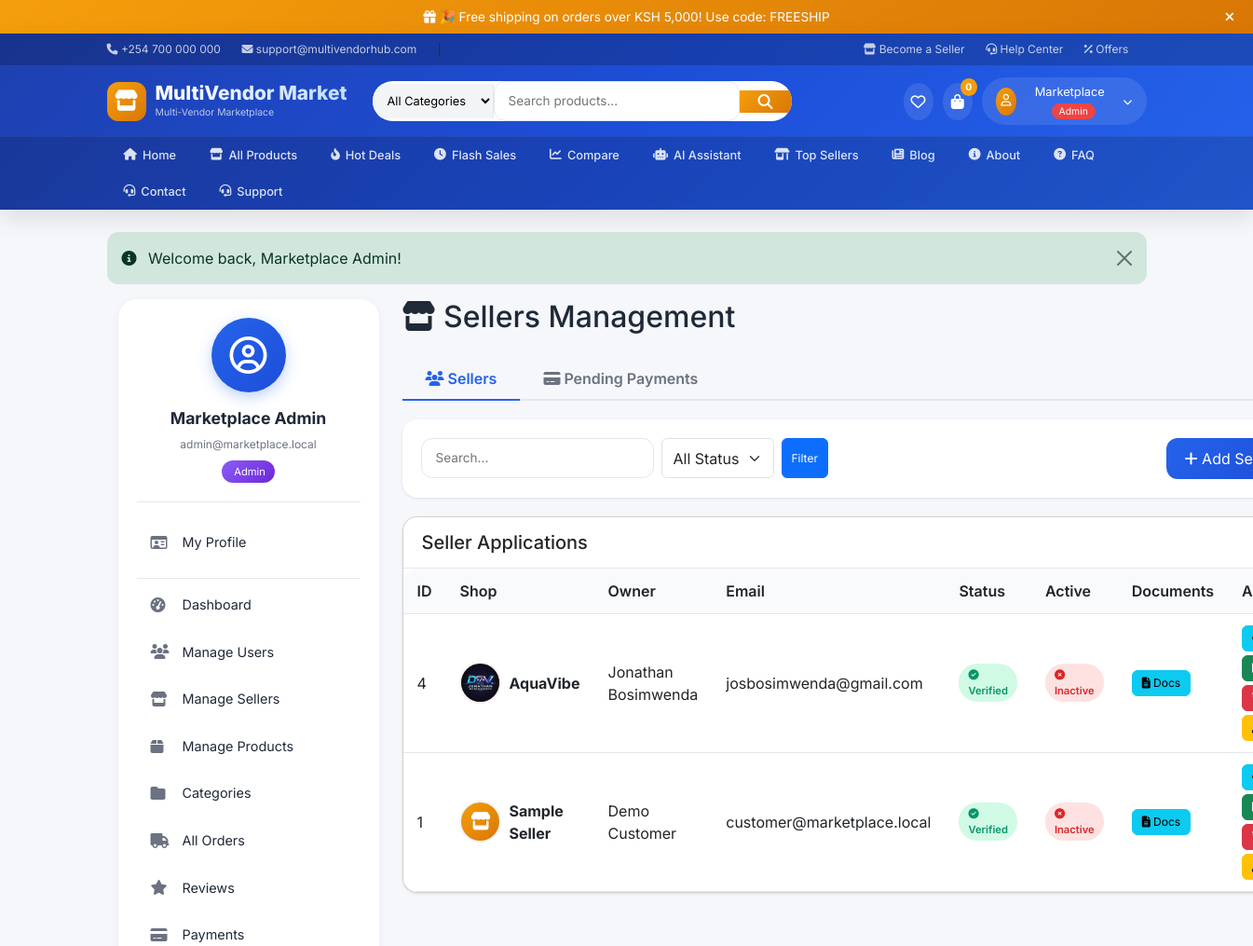
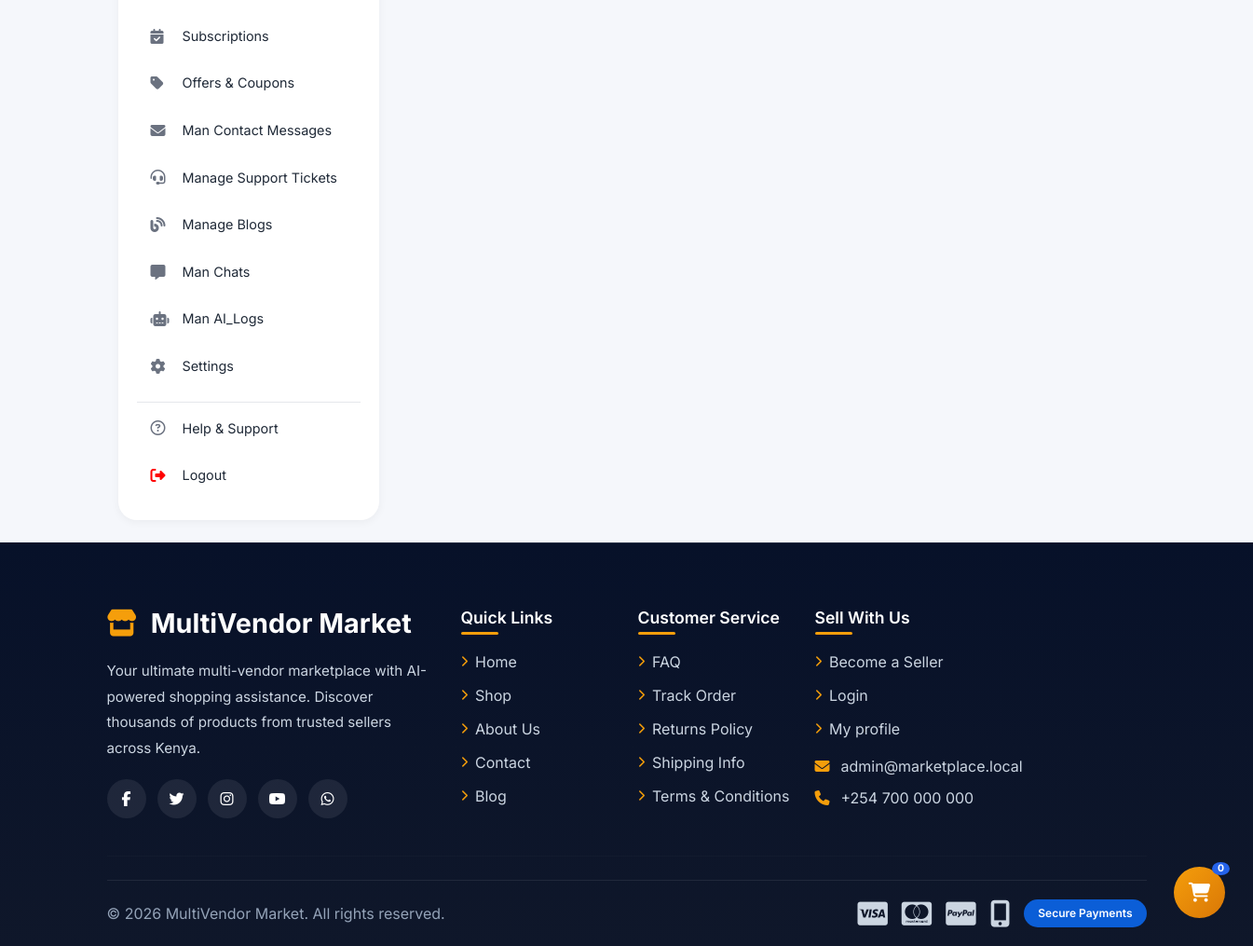
The app's page /admin/sellers.php (signed in) with its own data (2 pictures, top to bottom).
### tables this page shows
CREATE TABLE `sellers` (
  `id` int(11) NOT NULL,
  `user_id` int(11) NOT NULL,
  `shop_name` varchar(150) NOT NULL,
  `shop_logo` varchar(255) DEFAULT NULL,
  `phone` varchar(60) NOT NULL,
  `business_id` varchar(100) NOT NULL,
  `id_image` varchar(255) DEFAULT NULL,
  `description` text DEFAULT NULL,
  `location` varchar(255) DEFAULT NULL,
  `status` enum('pending','verified','rejected') NOT NULL DEFAULT 'pending',
  `subscription_status` enum('active','expired','none') NOT NULL DEFAULT 'none',
  `subscription_expires` date DEFAULT NULL,
  `created_at` datetime NOT NULL
);

CREATE TABLE `users` (
  `id` int(11) NOT NULL,
  `name` varchar(120) NOT NULL,
  `email` varchar(190) NOT NULL,
  `password_hash` varchar(255) NOT NULL,
  `role` enum('customer','seller','admin') NOT NULL DEFAULT 'customer',
  `phone` varchar(40) DEFAULT NULL,
  `address` text DEFAULT NULL,
  `email_verified` tinyint(1) NOT NULL DEFAULT 0,
  `verification_token` varchar(64) DEFAULT NULL,
  `reset_token` varchar(64) DEFAULT NULL,
  `reset_expires` datetime DEFAULT NULL,
  `created_at` datetime NOT NULL,
  `remember_token` varchar(64) DEFAULT NULL,
  `remember_expires` datetime DEFAULT NULL
);

### admin/sellers.php (the view, shortened to what this page needs)
<?php
require_once '../includes/header.php';
$search = isset($_GET['search']) ? sanitize($_GET['search']) : '';
$active_tab = isset($_GET['tab']) ? $_GET['tab'] : 'sellers';
$page = isset($_GET['page']) ? intval($_GET['page']) : 1;
$limit = 10;
$offset = ($page - 1) * $limit;
$where_clauses = [];
$params = [];
$types = '';
$where_sql = !empty($where_clauses) ? "WHERE " . implode(" AND ", $where_clauses) : "";
$sql = "SELECT s.*, u.name as user_name, u.email as user_email, u.role as user_role, u.created_at as user_joined
        FROM sellers s
        JOIN users u ON u.id = s.user_id
        $where_sql
        ORDER BY s.created_at DESC
        LIMIT ? OFFSET ?";
$stmt = $mysqli->prepare($sql);
$params[] = $limit;
$params[] = $offset;
$types .= 'ii';
$stmt->bind_param($types, ...$params);
$stmt->execute();
$sellers = $stmt->get_result();
?>
<!DOCTYPE html>
<html>
<head>
</head>
<body>
<div class="container-fluid">
    <div class="admin-page-wrapper">
        <div class="admin-page-sidebar">
            <?php require_once '../includes/dashboard_sidebar.php'; ?>
        </div>
        <div class="admin-page-content">
            <h2 class="mb-4"><i class="fa-solid fa-store"></i> Sellers Management</h2>
            <div class="nav-tabs-custom">
                <a href="?tab=sellers" class="nav-tab <?= $active_tab == 'sellers' ? 'active' : '' ?>">
                    <i class="fa-solid fa-users"></i> Sellers
                </a>
                <a href="?tab=payments" class="nav-tab <?= $active_tab == 'payments' ? 'active' : '' ?>">
                    <i class="fa-solid fa-credit-card"></i> Pending Payments
                </a>
            </div>
            <?php if ($active_tab == 'sellers'): ?>
            <div class="filter-bar">
                <div class="d-flex justify-content-between align-items-center flex-wrap gap-3">
                    <form method="GET" action="" class="d-flex gap-2 flex-wrap">
                        <input type="text" name="search" class="search-input" placeholder="Search..." value="<?= htmlspecialchars($search) ?>">
                        <select name="status" class="form-select w-auto" style="width: auto;">
                            <option value="">All Status</option>
                        </select>
                        <button type="submit" class="btn btn-primary btn-sm">Filter</button>
                    </form>
                    <button class="btn-add" data-bs-toggle="modal" data-bs-target="#addSellerModal">
                        <i class="fa-solid fa-plus"></i> Add Seller
                    </button>
                </div>
            </div>
            <div class="card">
                <div class="card-header">
                    <h5 class="mb-0">Seller Applications</h5>
                </div>
                <div class="card-body">
                    <div class="table-responsive" style="max-height: 600px; overflow-y: auto;">
                        <table class="data-table">
                            <thead>
                                <tr>
                                    <th>ID</th>
                                    <th>Shop</th>
                                    <th>Owner</th>
                                    <th>Email</th>
                                    <th>Status</th>
                                    <th>Active</th>
                                    <th>Documents</th>
                                    <th>Actions</th>
                                </tr>
                            </thead>
                            <tbody>
                                <?php while ($seller = $sellers->fetch_assoc()):
                                    $logo_path = '';
                                    if (!empty($seller['shop_logo']) && file_exists('../uploads/sellers/' . $seller['shop_logo'])) {
                                        $logo_path = '../uploads/sellers/' . $seller['shop_logo'];
                                    }
                                ?>
                                <tr>
                                    <td><?= $seller['id'] ?></td>
                                    <td>
                                        <div class="d-flex align-items-center gap-2">
                                            <div class="shop-avatar">
                                                <?php if ($logo_path): ?>
                                                    <img src="<?= $logo_path ?>" alt="<?= htmlspecialchars($seller['shop_name']) ?>">
                                                <?php else: ?>
                                                    <i class="fa-solid fa-store"></i>
                                                <?php endif; ?>
                                            </div>
                                            <strong><?= htmlspecialchars($seller['shop_name']) ?></strong>
                                        </div>
                                    </td>
                                    <td><?= htmlspecialchars($seller['user_name']) ?></td>
                                    <td><?= htmlspecialchars($seller['user_email']) ?></td>
                                    <td>
                                        <?php if ($seller['status'] === 'verified'): ?>
                                            <span class="status-badge status-verified"><i class="fa-solid fa-check-circle"></i> Verified</span>
                                        <?php elseif ($seller['status'] === 'pending'): ?>
                                            <span class="status-badge status-pending"><i class="fa-regular fa-clock"></i> Pending</span>
                                        <?php else: ?>
                                            <span class="status-badge status-rejected"><i class="fa-solid fa-times-circle"></i> Rejected</span>
                                        <?php endif; ?>
                                    </td>
                                    <td>
                                        <?php if (isset($seller['is_active']) && $seller['is_active']): ?>
                                            <span class="active-badge active"><i class="fa-solid fa-circle-check"></i> Active</span>
                                        <?php else: ?>
                                            <span class="active-badge inactive"><i class="fa-solid fa-circle-xmark"></i> Inactive</span>
                                        <?php endif; ?>
                                    </td>
                                    <td>
                                        <button class="btn btn-sm btn-info" onclick="viewDocuments(<?= $seller['id'] ?>, '<?= htmlspecialchars($seller['shop_name']) ?>')" title="View Documents">
                                            <i class="fa-solid fa-file-lines"></i> Docs
                                        </button>
                                    </td>
                                    <td>
                                        <div class="d-flex gap-1 flex-wrap">
                                            <button class="btn btn-sm btn-info" onclick="viewSellerDetails(<?= $seller['id'] ?>)" title="View Details"><i class="fa-solid fa-eye"></i></button>
                                            <?php if ($seller['status'] === 'pending'): ?>
                                                <a href="?action=approve&id=<?= $seller['id'] ?>&tab=sellers" class="btn btn-sm btn-success" onclick="return confirm('Approve this seller?')" title="Approve"><i class="fa-solid fa-check"></i></a>
                                                <a href="?action=reject&id=<?= $seller['id'] ?>&tab=sellers" class="btn btn-sm btn-danger" onclick="return confirm('Reject this seller?')" title="Reject"><i class="fa-solid fa-times"></i></a>
                                            <?php else: ?>
                                                <a href="?action=toggle_active&id=<?= $seller['id'] ?>&tab=sellers" class="btn btn-sm <?= (isset($seller['is_active']) && $seller['is_active']) ? 'btn-warning' : 'btn-success' ?>" onclick="return confirm('<?= (isset($seller['is_active']) && $seller['is_active']) ? 'Deactivate' : 'Activate' ?> this seller?')" title="<?= (isset($seller['is_active']) && $seller['is_active']) ? 'Deactivate' : 'Activate' ?>">
                                                </a>
                                                <a href="?action=delete&id=<?= $seller['id'] ?>&tab=sellers" class="btn btn-sm btn-danger" onclick="return confirm('Delete this seller?')" title="Delete"><i class="fa-solid fa-trash"></i></a>
                                            <?php endif; ?>
                                            <button class="btn btn-sm btn-warning" onclick="openPasswordModal(<?= $seller['id'] ?>, '<?= htmlspecialchars($seller['user_name']) ?>', '<?= htmlspecialchars($seller['user_email']) ?>')" title="Reset Password">
                                            </button>
                                        </div>
                                    </td>
                                </tr>
                                <?php endwhile; ?>
                            </tbody>
                        </table>
                    </div>
                </div>
            </div>
            <?php endif; ?>
        </div>
    </div>
</div>
<?php require_once '../includes/footer.php'; ?>

### includes/header.php (style rules this page uses)
:root { --primary: #2563eb; --primary-dark: #1d4ed8; --secondary: #f59e0b; --success: #10b981; --danger: #ef4444; --dark: #1f2937; --gray: #6b7280; --light-gray: #f3f4f6; --white: #ffffff; --border: #e5e7eb; }
* { margin: 0; padding: 0; box-sizing: border-box; }
body { font-family: 'Inter', sans-serif; background: #f5f7fb; color: #1f2937; }
.search-input { flex: 1; border: none; padding: 10px 15px; font-size: 0.85rem; outline: none; }

### admin/sellers.php (style rules this page uses)
.admin-page-wrapper { display: flex; gap: 25px; min-height: calc(100vh - 200px); }
.admin-page-sidebar { width: 280px; flex-shrink: 0; }
.admin-page-content { flex: 1; }
.filter-bar { background: white; border-radius: 16px; padding: 20px; margin-bottom: 20px; box-shadow: 0 1px 3px rgba(0,0,0,0.1); }
.search-input { border: 1px solid #e5e7eb; border-radius: 12px; padding: 10px 15px; width: 250px; }
.btn-add { background: linear-gradient(135deg, #2563eb, #1d4ed8); color: white; border: none; padding: 10px 20px; border-radius: 12px; cursor: pointer; transition: all 0.3s ease; }
.shop-avatar { width: 45px; height: 45px; border-radius: 50%; background: linear-gradient(135deg, #f59e0b, #d97706); display: inline-flex; align-items: center; justify-content: center; color: white; overflow: hidden; flex-shrink: 0; border: 2px solid #f3f4f6; }
.shop-avatar img { width: 100%; height: 100%; object-fit: cover; }
.shop-avatar i { font-size: 1.2rem; }
.status-badge { display: inline-block; padding: 4px 10px; border-radius: 20px; font-size: 0.7rem; font-weight: 600; }
.status-verified { background: #d1fae5; color: #059669; }
.active-badge { display: inline-block; padding: 4px 10px; border-radius: 20px; font-size: 0.7rem; font-weight: 600; }
.active-badge.inactive { background: #fee2e2; color: #dc2626; }
.nav-tabs-custom { border-bottom: 2px solid #e5e7eb; margin-bottom: 20px; display: flex; gap: 0; flex-wrap: wrap; }
.nav-tab { padding: 10px 25px; font-weight: 600; color: #6b7280; text-decoration: none; transition: all 0.3s ease; }
.nav-tab.active { color: #2563eb; border-bottom: 2px solid #2563eb; margin-bottom: -2px; }
.data-table { width: 100%; border-collapse: collapse; background: white; border-radius: 16px; overflow: hidden; }
.data-table th, .data-table td { padding: 12px 15px; text-align: left; border-bottom: 1px solid #e5e7eb; vertical-align: middle; }
.data-table th { background: #f8fafc; font-weight: 600; position: sticky; top: 0; z-index: 5; }
.card { background: white; border-radius: 16px; box-shadow: 0 1px 3px rgba(0,0,0,0.1); margin-bottom: 20px; overflow: hidden; }
.card-header { padding: 15px 20px; border-bottom: 1px solid #e5e7eb; background: white; }
.card-body { padding: 0; }
.btn-sm { padding: 4px 10px; font-size: 0.75rem; border-radius: 6px; }

### records on screen
sellers: id "4", shop_logo (picture), shop_name "AquaVibe", user.name "Jonathan Bosimwenda", user.email "josbosimwenda@gmail.com", status "verified" (drawn)
sellers: id "1", shop_name "Sample Seller", user.name "Demo Customer", user.email "customer@marketplace.local", status "verified" (drawn)

### other values on screen
SITE_NAME "MultiVendor Market"
$cart_count "0"
explode(' ', $user['name'] ?? $user['email'])[0] "Marketplace"
$flash['message'] "Welcome back, Marketplace Admin!"
$user['name'] "Marketplace Admin"
$user['email'] "admin@marketplace.local"
ADMIN_EMAIL "admin@marketplace.local"
